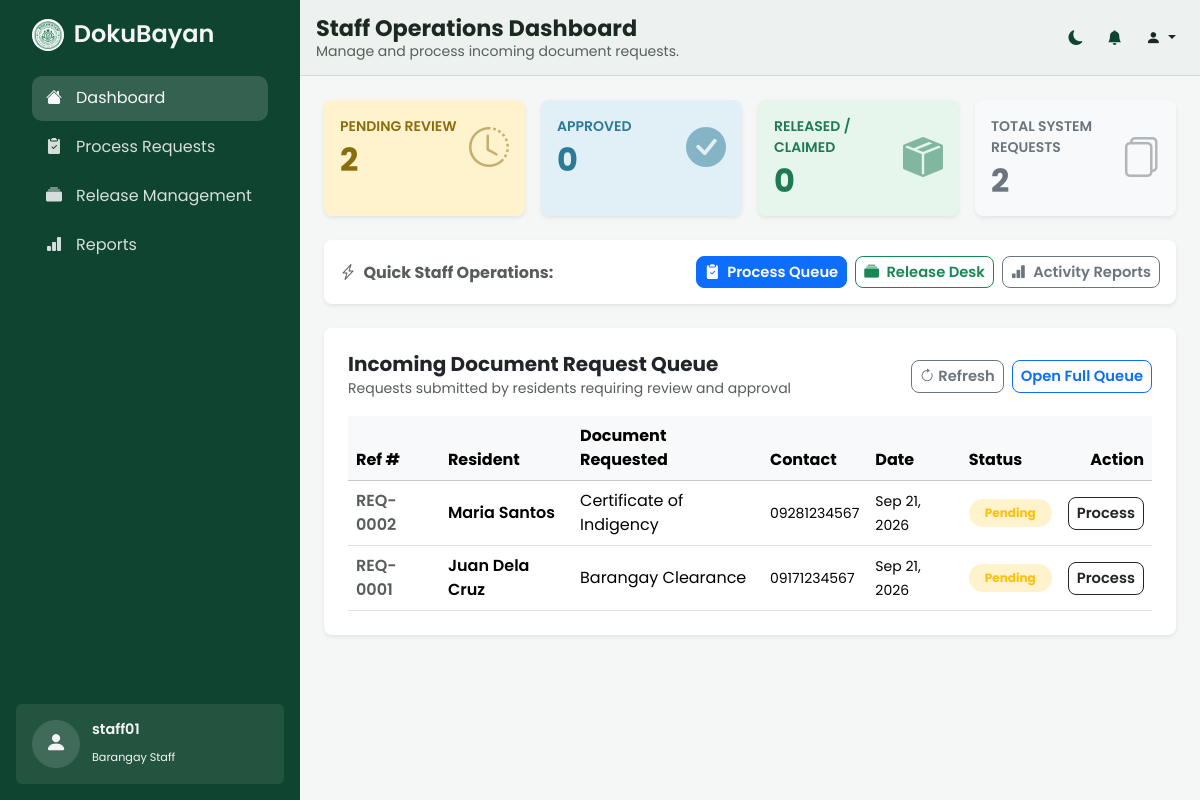
Screenshot of /staff/dashboard.php (signed in) with the database file from the repository.
### tables this page shows
CREATE TABLE requests (
    request_id    INT AUTO_INCREMENT PRIMARY KEY,
    resident_id   INT NOT NULL,
    document_id   INT NOT NULL,
    processed_by  INT NULL,  
    request_date  DATETIME NOT NULL DEFAULT CURRENT_TIMESTAMP,
    status        VARCHAR(30) NOT NULL DEFAULT 'Pending',
    purpose       TEXT NULL,
    remarks       TEXT NULL,

    CONSTRAINT fk_requests_resident
        FOREIGN KEY (resident_id) REFERENCES residents(resident_id)
        ON UPDATE CASCADE ON DELETE RESTRICT,

    CONSTRAINT fk_requests_document
        FOREIGN KEY (document_id) REFERENCES document_types(document_id)
        ON UPDATE CASCADE ON DELETE RESTRICT,

    CONSTRAINT fk_requests_user
        FOREIGN KEY (processed_by) REFERENCES users(id)
        ON UPDATE CASCADE ON DELETE SET NULL
);

CREATE TABLE residents (
    resident_id     INT AUTO_INCREMENT PRIMARY KEY,
    user_id         INT NULL UNIQUE,
    first_name      VARCHAR(100) NOT NULL,
    last_name       VARCHAR(100) NOT NULL,
    address         VARCHAR(255) NOT NULL,
    contact_number  VARCHAR(20)  NOT NULL,
    status          ENUM('pending', 'verified', 'rejected') NOT NULL DEFAULT 'pending',
    created_at      DATETIME NOT NULL DEFAULT CURRENT_TIMESTAMP,

    CONSTRAINT fk_residents_user
        FOREIGN KEY (user_id) REFERENCES users(id)
        ON UPDATE CASCADE ON DELETE SET NULL
);

CREATE TABLE document_types (
    document_id       INT AUTO_INCREMENT PRIMARY KEY,
    document_number   VARCHAR(50)  NOT NULL UNIQUE,
    document_name      VARCHAR(100) NOT NULL,  
    file_path         VARCHAR(255) NULL, 
    processing_days   INT NOT NULL DEFAULT 1,
    fee               DECIMAL(10,2) NOT NULL DEFAULT 0,
    requirements      TEXT NULL,
    is_active         TINYINT(1) NOT NULL DEFAULT 1
);

### staff/dashboard.php (called while the page is built, shortened)
<?php
require_once __DIR__ . '/../config/database.php';
$basePath = '..';
$stats = ['total' => 0, 'pending' => 0, 'approved' => 0, 'released' => 0];
$recentRequests = [];
try {
    $stmtStats = $pdo->query("
        SELECT COUNT(*) AS total,
            SUM(CASE WHEN LOWER(status) = 'pending' THEN 1 ELSE 0 END) AS pending,
            SUM(CASE WHEN LOWER(status) IN ('approved', 'ready for release') THEN 1 ELSE 0 END) AS approved,
            SUM(CASE WHEN LOWER(status) IN ('claimed', 'released') THEN 1 ELSE 0 END) AS released
        FROM requests
    ");
    $stats = $stmtStats->fetch() ?: $stats;
    $stmtRecent = $pdo->query("
        SELECT r.request_id, r.request_date, r.status, d.document_name,
            res.first_name, res.last_name, res.contact_number
        FROM requests r
        JOIN document_types d ON d.document_id = r.document_id
        JOIN residents res ON res.resident_id = r.resident_id
        ORDER BY r.request_date DESC, r.request_id DESC LIMIT 6
    ");
    $recentRequests = $stmtRecent->fetchAll();
} catch (PDOException $e) {
    $stats = ['total' => 0, 'pending' => 0, 'approved' => 0, 'released' => 0];
    $recentRequests = [];
}
include __DIR__ . '/../page-layout/header.php';
include __DIR__ . '/../includes/dashboard-staff.php';
include __DIR__ . '/../page-layout/footer.php';

### includes/dashboard-staff.php (the view, shortened to what this page needs)
<?php
$basePath = $basePath ?? (function_exists('bdr_base_path') ? bdr_base_path() : '.');
?>
<main class="flex-grow-1 overflow-auto p-3 p-lg-4">
<div class="dashboard-staff">
    <div class="row g-3 mb-4">
        <div class="col-sm-6 col-xl-3">
            <div class="card border-0 shadow-sm rounded-3 p-3 pending-card h-100">
                <div class="d-flex justify-content-between align-items-center">
                    <div>
                        <p class="text-uppercase fw-semibold small mb-1">Pending Review</p>
                        <h2 class="fw-bold mb-0" data-stat="pending"><?= (int)($stats['pending'] ?? 0) ?></h2>
                    </div>
                    <i class="bi bi-clock-history fs-1 opacity-50"></i>
                </div>
            </div>
        </div>
        <div class="col-sm-6 col-xl-3">
            <div class="card border-0 shadow-sm rounded-3 p-3 active-card h-100">
                <div class="d-flex justify-content-between align-items-center">
                    <div>
                        <p class="text-uppercase fw-semibold small mb-1">Approved</p>
                        <h2 class="fw-bold mb-0" data-stat="approved"><?= (int)($stats['approved'] ?? 0) ?></h2>
                    </div>
                    <i class="bi bi-check-circle-fill fs-1 opacity-50"></i>
                </div>
            </div>
        </div>
        <div class="col-sm-6 col-xl-3">
            <div class="card border-0 shadow-sm rounded-3 p-3 released-card h-100">
                <div class="d-flex justify-content-between align-items-center">
                    <div>
                        <p class="text-uppercase fw-semibold small mb-1">Released / Claimed</p>
                        <h2 class="fw-bold mb-0" data-stat="released"><?= (int)($stats['released'] ?? 0) ?></h2>
                    </div>
                    <i class="bi bi-box-seam-fill fs-1 opacity-50"></i>
                </div>
            </div>
        </div>
        <div class="col-sm-6 col-xl-3">
            <div class="card border-0 shadow-sm rounded-3 p-3 bg-light border text-secondary h-100">
                <div class="d-flex justify-content-between align-items-center">
                    <div>
                        <p class="text-uppercase fw-semibold small mb-1">Total System Requests</p>
                        <h2 class="fw-bold mb-0" data-stat="total"><?= (int)($stats['total'] ?? 0) ?></h2>
                    </div>
                    <i class="bi bi-files fs-1 opacity-50"></i>
                </div>
            </div>
        </div>
    </div>
    <div class="card border-0 shadow-sm rounded-3 p-3 mb-4 bg-white">
        <div class="d-flex flex-wrap gap-2 align-items-center justify-content-between">
            <h6 class="fw-bold mb-0 text-muted"><i class="bi bi-lightning-charge me-1"></i> Quick Staff Operations:</h6>
            <div class="d-flex flex-wrap gap-2">
                <a href="<?= $basePath ?>/staff/process-requests.php" class="btn btn-sm btn-primary">
                    <i class="bi bi-clipboard2-check-fill me-1"></i> Process Queue
                </a>
                <a href="<?= $basePath ?>/staff/release-management.php" class="btn btn-sm btn-outline-success">
                    <i class="bi bi-collection-fill me-1"></i> Release Desk
                </a>
                <a href="<?= $basePath ?>/staff/reports.php" class="btn btn-sm btn-outline-secondary">
                    <i class="bi bi-bar-chart-fill me-1"></i> Activity Reports
                </a>
            </div>
        </div>
    </div>
    <div class="card border-0 shadow-sm rounded-3 p-4 bg-white">
        <div class="d-flex justify-content-between align-items-center mb-3">
            <div>
                <h5 class="fw-bold mb-0">Incoming Document Request Queue</h5>
                <small class="text-muted" id="dashboard-last-updated">Requests submitted by residents requiring review and approval</small>
            </div>
            <div class="d-flex align-items-center gap-2">
                <button type="button" class="btn btn-sm btn-outline-secondary d-inline-flex align-items-center gap-1" id="dashboard-refresh-btn" title="Refresh Queue">
                    <i class="bi bi-arrow-clockwise"></i> <span>Refresh</span>
                </button>
                <a href="<?= $basePath ?>/staff/process-requests.php" class="btn btn-sm btn-outline-primary">
                    Open Full Queue
                </a>
            </div>
        </div>
        <div id="staff-requests-container">
            <?php if (!empty($recentRequests)): ?>
                <div class="table-responsive">
                    <table class="table table-hover align-middle mb-0">
                        <thead class="table-light">
                            <tr>
                                <th>Ref #</th>
                                <th>Resident</th>
                                <th>Document Requested</th>
                                <th>Contact</th>
                                <th>Date</th>
                                <th>Status</th>
                                <th class="text-end">Action</th>
                            </tr>
                        </thead>
                        <tbody id="staff-requests-tbody">
                            <?php foreach ($recentRequests as $req):
                                $badgeClass = match(strtolower($req['status'])) {
                                    'approved', 'ready for release' => 'bg-success-subtle text-success',
                                    'pending' => 'bg-warning-subtle text-warning',
                                    'claimed', 'released' => 'bg-info-subtle text-info',
                                    'rejected' => 'bg-danger-subtle text-danger',
                                    default => 'bg-secondary-subtle text-secondary'
                                };
                            ?>
                            <tr>
                                <td class="fw-semibold text-muted">REQ-<?= str_pad($req['request_id'], 4, '0', STR_PAD_LEFT) ?></td>
                                <td>
                                    <div class="fw-semibold"><?= htmlspecialchars($req['first_name'] . ' ' . $req['last_name'], ENT_QUOTES, 'UTF-8') ?></div>
                                </td>
                                <td><?= htmlspecialchars($req['document_name'], ENT_QUOTES, 'UTF-8') ?></td>
                                <td><small><?= htmlspecialchars($req['contact_number'] ?? 'N/A', ENT_QUOTES, 'UTF-8') ?></small></td>
                                <td><small><?= date('M d, Y', strtotime($req['request_date'])) ?></small></td>
                                <td>
                                    <span class="badge rounded-pill px-3 py-2 <?= $badgeClass ?>">
                                        <?= htmlspecialchars($req['status'], ENT_QUOTES, 'UTF-8') ?>
                                    </span>
                                </td>
                                <td class="text-end">
                                    <a href="<?= $basePath ?>/staff/process-requests.php" class="btn btn-sm btn-outline-dark">
                                        Process
                                    </a>
                                </td>
                            </tr>
                            <?php endforeach; ?>
                        </tbody>
                    </table>
                </div>
            <?php endif; ?>
        </div>
    </div>
</div>
</main>

### assets/css/styles.css (style rules this page uses)
:root { --dark-green: #0F4530; --light-green-hover: #26664c; --accent-green: #0F4530; --white: #f5f5f5; --light-gray: #56615b; --soft-panel: #edf1ef; --surface: #ffffff; --surface-raised: #ffffff; --surface-input: #f8faf9; --gold: #79550f; --danger: #b3261e; --page-bg: #f4f7f5; --border-soft: #dfe8e2; --border-strong: #ccd9d0; --text-dark: #1c2921; --shadow-soft: 0 12px 30px rgba(15, 69, 48, 0.08); }
body { overflow-x: hidden; background: var(--page-bg); color: var(--text-dark); font-family: 'Poppins', sans-serif; }
.btn { border-radius: 0.5rem; font-size: 0.92rem; font-weight: 600; transition: background-color 0.2s ease, border-color 0.2s ease, color 0.2s ease, transform 0.2s ease; }
:where(a, button, input, select, textarea, [tabindex]):focus-visible { outline-offset: 2px; }
.app-content > main { width: 100%; max-width: 1440px; min-width: 0; align-self: center; }
.sidebar-btn .nav-link i, .offcanvas-nav .nav-link i { flex: 0 0 1.25rem; text-align: center; }
.active-card { background: #E1F0F7; color: #2C7A96; }
.pending-card { background: #FFF3CD; color: #8A6D0E; }
.released-card { background: #E6F6ED; color: #1F7A54; }

### rows the page displays
requests: request_id "0002", resident.last_name "Maria Santos", document.document_name "Certificate of Indigency", resident.contact_number "09281234567", request_date "Sep 21, 2026", status "Pending"
requests: request_id "0001", resident.last_name "Juan Dela Cruz", document.document_name "Barangay Clearance", resident.contact_number "09171234567", request_date "Sep 21, 2026", status "Pending"

### other values shown
$item['label'] "Dashboard"
$item['label'] "Process Requests"
$item['label'] "Release Management"
$item['label'] "Reports"
$name "staff01"
$roleBadge[$role] "Barangay Staff"
$pageTitle "Staff Operations Dashboard"
$pageDescription "Manage and process incoming document requests."
$stats['pending'] "2"
$stats['approved'] "0"
$stats['released'] "0"
$stats['total'] "2"
